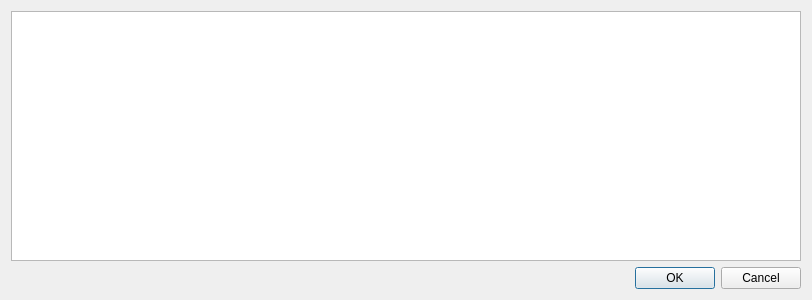
<?xml version="1.0" encoding="UTF-8"?>
<ui version="4.0">
 <class>SelectPersonDialog</class>
 <widget class="QDialog" name="SelectPersonDialog">
  <property name="geometry">
   <rect>
    <x>0</x>
    <y>0</y>
    <width>812</width>
    <height>300</height>
   </rect>
  </property>
  <property name="windowTitle">
   <string>Сотрудники</string>
  </property>
  <layout class="QGridLayout" name="gridLayout">
   <item row="0" column="0">
    <widget class="CTableView" name="tblPerson">
     <property name="selectionMode">
      <enum>QAbstractItemView::SingleSelection</enum>
     </property>
     <property name="selectionBehavior">
      <enum>QAbstractItemView::SelectRows</enum>
     </property>
    </widget>
   </item>
   <item row="1" column="0">
    <widget class="QDialogButtonBox" name="buttonBox">
     <property name="orientation">
      <enum>Qt::Horizontal</enum>
     </property>
     <property name="standardButtons">
      <set>QDialogButtonBox::Cancel|QDialogButtonBox::Ok</set>
     </property>
    </widget>
   </item>
  </layout>
 </widget>
 <customwidgets>
  <customwidget>
   <class>CTableView</class>
   <extends>QTableView</extends>
   <header>library/TableView.h</header>
  </customwidget>
 </customwidgets>
 <resources/>
 <connections/>
</ui>
